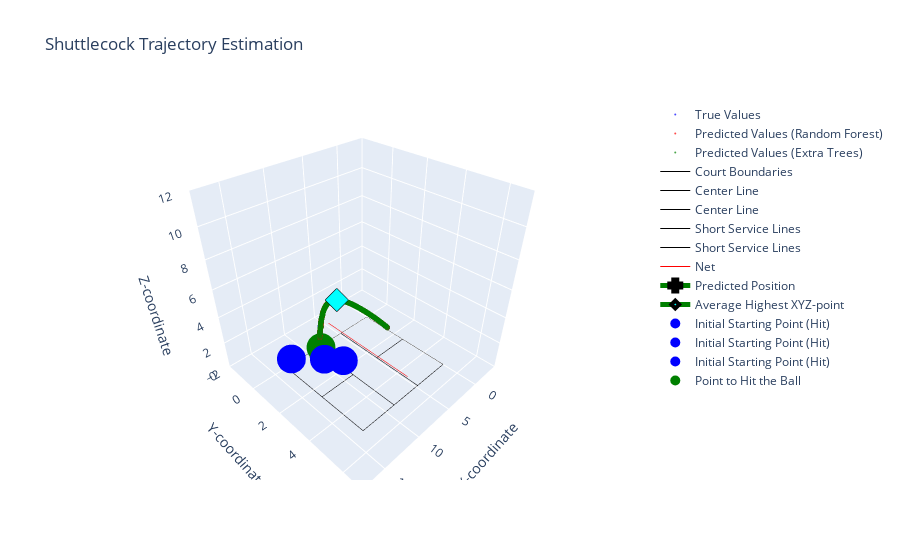

The cell this chart's notebook holds for it:
### Markdown cell above
### ROBOT - Shuttlecock Trajectory Estimation

### Code cell
import plotly.graph_objects as go
# Define court dimensions
court_length_x = 13.4
court_length_y = 5.18
court_height_skybox = 10
court_height_net = 1.55
court_length_centerline = 4.68

def is_point_within_court(x, y, z, court_length_x, court_length_y, court_height_skybox):
    """
    Check if a point is within the court boundaries.
    
    Args:
        x (float): X-coordinate of the point
        y (float): Y-coordinate of the point
        z (float): Z-coordinate of the point
        court_length_x (float): Length of the court along the X-axis
        court_length_y (float): Length of the court along the Y-axis
        court_height_skybox (float): Height of the court's skybox
    
    Returns:
        bool: True if the point is within the court boundaries, False otherwise
    """
    return 0 <= x <= court_length_x and 0 <= y <= court_length_y and 0 <= z <= court_height_skybox


# Create the 3D scatter plot
fig = go.Figure(data=[
    go.Scatter3d(
        x=y_actual_coords['SHUTTLECOCK POSITIION IN AIR(X) metres'],
        y=y_actual_coords['SHUTTLECOCK POSITIION IN AIR(Y) metres'],
        z=y_actual_coords['SHUTTLECOCK POSITIION IN AIR(Z) metres'],
        mode='markers',
        name='True Values',
        marker=dict(color='blue', size=2),
        opacity=0.7
    ),
    go.Scatter3d(
        x=predicted_trajectory_points_RT[:, 0],
        y=predicted_trajectory_points_RT[:, 1],
        z=predicted_trajectory_points_RT[:, 2],
        mode='markers',
        name='Predicted Values (Random Forest)',
        marker=dict(color='red', size=2),
        opacity=0.7
    ),
    go.Scatter3d(
        x=predicted_trajectory_points_ET[:, 0],
        y=predicted_trajectory_points_ET[:, 1],
        z=predicted_trajectory_points_ET[:, 2],
        mode='markers',
        name='Predicted Values (Extra Trees)',
        marker=dict(color='green', size=2),
        opacity=0.7
    ),
])

# Set plot title and axis labels
fig.update_layout(
    title='Shuttlecock Trajectory Estimation',
    scene=dict(
        xaxis_title='X-coordinate',
        yaxis_title='Y-coordinate',
        zaxis_title='Z-coordinate',
        xaxis=dict(range=[-4, 18]),  # Set the range for X-axis
        yaxis=dict(range=[-2, 7]),   # Set the range for Y-axis
        zaxis=dict(range=[0, 12]),  # Set the range for Z-axis
        aspectmode='manual',         # Set the aspect mode to manual for custom scaling
        aspectratio=dict(x=1, y=1, z=1)  # Set the aspect ratio for equal scaling of axes
    )
)

# Add court lines to the plot
fig.add_trace(go.Scatter3d(
    x=[0, court_length_x, court_length_x, 0, 0],
    y=[0, 0, court_length_y, court_length_y, 0],
    z=[0, 0, 0, 0, 0],
    mode='lines',
    name='Court Boundaries',
    line=dict(color='black', width=1)
))

fig.add_trace(go.Scatter3d(
    x=[0, court_length_centerline, court_length_centerline, 0, 0],
    y=[court_length_y / 2, court_length_y / 2, court_length_y / 2, court_length_y / 2, court_length_y / 2],
    z=[0, 0, 0, 0, 0],
    mode='lines',
    name='Center Line',
    line=dict(color='black', width=1)
))

fig.add_trace(go.Scatter3d(
    x=[court_length_x - court_length_centerline, court_length_x],
    y=[court_length_y / 2, court_length_y / 2],
    z=[0, 0, 0, 0, 0],
    mode='lines',
    name='Center Line',
    line=dict(color='black', width=1)
))

fig.add_trace(go.Scatter3d(
    x=[court_length_centerline + 0.04, court_length_centerline + 0.04],
    y=[0, court_length_y],
    z=[0, 0],
    mode='lines',
    name='Short Service Lines',
    line=dict(color='black', width=1)
))

fig.add_trace(go.Scatter3d(
    x=[court_length_x - court_length_centerline - 0.04, court_length_x - court_length_centerline - 0.04],
    y=[0, court_length_y],
    z=[0, 0],
    mode='lines',
    name='Short Service Lines',
    line=dict(color='black', width=1)
))

fig.add_trace(go.Scatter3d(
    x=[court_length_x / 2, court_length_x / 2],
    y=[0, court_length_y],
    z=[court_height_net, court_height_net],
    mode='lines',
    name='Net',
    line=dict(color='red', width=1)
))

# Initialize variables
all_within_court_RT = True
all_within_court_ET = True
highest_xyz_points_RT = []
highest_xyz_points_ET = []
highest_z_index_RT = np.argmax(predicted_trajectory_points_RT[:, 2])
highest_z_index_ET = np.argmax(predicted_trajectory_points_ET[:, 2])

# Check if all predicted values for the RT group are within the court
for point in predicted_trajectory_points_RT:
    x, y, z = point
    if not is_point_within_court(x, y, z, court_length_x, court_length_y, court_height_skybox):
        all_within_court_RT = False
        break

# Check if all predicted values for the ET group are within the court
for point in predicted_trajectory_points_ET:
    x, y, z = point
    if not is_point_within_court(x, y, z, court_length_x, court_length_y, court_height_skybox):
        all_within_court_ET = False
        break

color = "red"
predict = True
placeholder="Initial Starting Point (Miss)"
            
if not (all_within_court_RT and all_within_court_ET):
    color = "black"
    predict = False
    placeholder="Initial Starting Point (OUT)"
        
highest_xyz_points_RT = predicted_trajectory_points_RT[-1]
highest_xyz_point_RT = predicted_trajectory_points_RT[highest_z_index_RT]
highest_xyz_points_ET = predicted_trajectory_points_ET[-1]
highest_xyz_point_ET = predicted_trajectory_points_ET[highest_z_index_ET]
    
# Average out the predicted XYZ points
average_xyz = np.mean([highest_xyz_points_RT, highest_xyz_points_ET], axis=0)
# Average out the highest XYZ points
average_highest_xyz = np.mean([highest_xyz_point_RT, highest_xyz_point_ET], axis=0)

# Print the count
print("Is predicted Regression Tree (RT) within court: ", all_within_court_RT)
print("Is predicted Extra Tree (ET) within court: ", all_within_court_ET)
# Print the average XYZ values
print("Average XYZ of Estimated Shuttlecock Position:", average_xyz)

# Add the average predicted X, Y, and Z points to the graph
fig.add_trace(go.Scatter3d(
    x=[average_xyz[0]],
    y=[average_xyz[1]],
    z=[average_xyz[2]],
    mode='lines+markers',
    name='Predicted Position',
    line=dict(color="green", width=5),
    marker=dict(symbol="cross", size=10, color="cyan", line=dict(color="black", width=4)),
    opacity=1
))

# Add the average highest X, Y, and Z points to the graph
fig.add_trace(go.Scatter3d(
    x=[average_highest_xyz[0]],
    y=[average_highest_xyz[1]],
    z=[average_highest_xyz[2]],
    mode='lines+markers',
    name='Average Highest XYZ-point',
    line=dict(color="green", width=5),
    marker=dict(symbol="diamond", size=6, color="cyan", line=dict(color="black", width=4)),
    opacity=1
))

# Calculate the height of the badminton racket from the ground
badminton_height = (120 / 100) - (0.17/2)  # -> 0.17/2 assuming we want to hit it somewhere in the middle of the top quarter

# Calculate the length and width of the robot
robot_length = 20.4 / 100  # Convert length from cm to meters
robot_width = 23 / 100  # Convert width from cm to meters

# Define the range for the initial starting position
x_range = [0, 4.72]
y_range = [0, 5.18]

# Define number of random positions to test
no_of_random_pos = 3

for i in range(no_of_random_pos):
    # Generate random initial starting position within the specified range
    random_initial_x = random.uniform(x_range[0], x_range[1])
    random_initial_y = random.uniform(y_range[0], y_range[1])

    # Calculate the position where the dummy robot should move to
    robot_x = court_length_x - average_xyz[0] - robot_length - random_initial_x
    robot_y = court_length_y - average_xyz[1] - robot_width - random_initial_y

    # Calculate the distance traveled by the robot
    robot_distance = np.sqrt(robot_x ** 2 + robot_y ** 2)
    # Calculate the time required for the robot to move to the position
    robot_movement_time = robot_distance / 3
    if (all_within_court_RT and all_within_court_ET):
        print("Distance: {:.2f} meters in {:.2f} seconds".format(robot_distance, robot_movement_time))

    # Calculate the adjusted z-coordinate for hitting the shuttlecock
    robot_z = average_highest_xyz[2] - badminton_height

    # Check if the average highest XYZ-point is within the court and the robot can reach the position before the ball drops
    if (
        average_xyz[0] >= 0
        and average_xyz[0] <= court_length_x
        and average_xyz[1] >= 0
        and average_xyz[1] <= court_length_y
        and average_highest_xyz[2] >= 0
        and average_highest_xyz[2] <= court_height_skybox
        and robot_movement_time <= 1.5
        and robot_z >= 0
    ):
        # Add the initial starting point of the dummy robot to the graph
        fig.add_trace(
            go.Scatter3d(
                x=[court_length_x - random_initial_x],
                y=[court_length_y - random_initial_y],
                z=[badminton_height],
                mode="markers",
                name="Initial Starting Point (Hit)",
                marker=dict(color="blue", size=10),
                opacity=1,
            )
        )

        # Calculate the (x, y) difference
        x_difference = robot_x
        y_difference = robot_y
        
        if (all_within_court_RT and all_within_court_ET):
            print(f"X difference: {x_difference}")
            print(f"Y difference: {y_difference}")
            print(f"Time required: {robot_movement_time} seconds")
            print("Able to reach and hit on time")
    else:
        # Add the initial starting point of the dummy robot to the graph
        fig.add_trace(
            go.Scatter3d(
                x=[court_length_x - random_initial_x],
                y=[court_length_y - random_initial_y],
                z=[badminton_height],
                mode="markers",
                name=placeholder,
                marker=dict(color=color, size=10),
                opacity=0.3,
            )
        )
        
        if (all_within_court_RT and all_within_court_ET):
            if robot_movement_time > 1.5:
                print(f"X difference: {x_difference}")
                print(f"Y difference: {y_difference}")
                print(f"Time required: {robot_movement_time} seconds")
                print("Cannot reach on time")
            else:
                print("Cannot hit")

if (all_within_court_RT and all_within_court_ET):
    # Add the point where the dummy robot can hit the ball to the graph
    fig.add_trace(
        go.Scatter3d(
            x=[court_length_x - random_initial_x - robot_x],
            y=[court_length_y - random_initial_y - robot_y],
            z=[badminton_height],
            mode="markers",
            name="Point to Hit the Ball",
            marker=dict(color="green", size=10),
            opacity=1,
        )
)

# Show the 3D plot
fig.show()

# Save the plot as an HTML file
offline.plot(fig, filename='interactive_models/robot_pred_limited_reg.html')

### Figure 1 — Plotly figure (JSON) as saved in the notebook; plotly's stock layout.template omitted (floating-point values rounded to 4 significant figures)
{"data": [{"marker": {"color": "blue", "size": 2}, "mode": "markers", "name": "True Values", "opacity": 0.7, "type": "scatter3d", "x": [4.077, 4.153, 4.227, 4.302, 4.376, 4.451, 4.524, 4.595, 4.668, 4.737, 4.81, 4.882, 4.952, 5.021, 5.089, 5.157, 5.227, 5.293, 5.36, 5.427, 5.492, 5.557, 5.621, 5.687, 5.748, 5.814, 5.875, 5.938, 5.998, 6.059, 6.12, 6.181, 6.24, 6.297, 6.359, 6.415, 6.473, 6.529, 6.585, 6.641, 6.695, 6.751, 6.805, 6.859, 6.911, 6.964, 7.017, 7.069, 7.119, 7.17, 7.221, 7.267, 7.319, 7.367, 7.413, 7.461, 7.509, 7.554, 7.6, 7.645, 7.689, 7.734, 7.779, 7.822, 7.863, 7.906, 7.947, 7.988, 8.028, 8.069, 8.109, 8.146, 8.185, 8.224, 8.261, 8.295, 8.334, 8.369, 8.404, 8.438, 8.473, 8.508, 8.537, 8.571, 8.604, 8.634, 8.664, 8.695, 8.726, 8.755, 8.783, 8.811, 8.84, 8.868, 8.893, 8.92, 8.946, 8.971, 8.995, 9.02, 9.045, 9.064, 9.086, 9.112, 9.132, 9.154, 9.173, 9.19, 9.212, 9.231, 9.249, 9.267, 9.283, 9.3, 9.317, 9.332, 9.346, 9.361, 9.376, 9.39, 9.403, 9.416, 9.427, 9.437, 9.448, 9.459, 9.468, 9.478], "y": [2.966, 2.932, 2.899, 2.866, 2.833, 2.799, 2.767, 2.735, 2.702, 2.672, 2.639, 2.607, 2.576, 2.545, 2.515, 2.485, 2.454, 2.424, 2.394, 2.365, 2.336, 2.307, 2.278, 2.249, 2.222, 2.192, 2.165, 2.137, 2.11, 2.083, 2.056, 2.029, 2.003, 1.977, 1.95, 1.925, 1.899, 1.874, 1.849, 1.824, 1.8, 1.775, 1.751, 1.727, 1.704, 1.681, 1.657, 1.634, 1.611, 1.589, 1.566, 1.545, 1.522, 1.501, 1.48, 1.459, 1.438, 1.417, 1.397, 1.377, 1.357, 1.338, 1.317, 1.298, 1.28, 1.261, 1.243, 1.224, 1.207, 1.188, 1.171, 1.154, 1.137, 1.12, 1.103, 1.088, 1.07, 1.055, 1.039, 1.024, 1.008, 0.993, 0.9799, 0.965, 0.9502, 0.9366, 0.9235, 0.9095, 0.896, 0.883, 0.8703, 0.8582, 0.845, 0.8326, 0.8215, 0.8095, 0.798, 0.7867, 0.7759, 0.7649, 0.7537, 0.7454, 0.7355, 0.7239, 0.715, 0.7053, 0.697, 0.6892, 0.6797, 0.671, 0.6628, 0.6548, 0.6477, 0.6403, 0.6325, 0.6262, 0.6196, 0.613, 0.6064, 0.6001, 0.5943, 0.5888, 0.5836, 0.5792, 0.5745, 0.5697, 0.5655, 0.5612], "z": [2.663, 2.725, 2.789, 2.849, 2.903, 2.961, 3.017, 3.074, 3.13, 3.181, 3.234, 3.281, 3.332, 3.382, 3.429, 3.475, 3.521, 3.568, 3.611, 3.655, 3.696, 3.738, 3.778, 3.817, 3.855, 3.894, 3.93, 3.966, 4.003, 4.04, 4.074, 4.105, 4.139, 4.17, 4.2, 4.23, 4.26, 4.289, 4.316, 4.34, 4.368, 4.394, 4.416, 4.442, 4.463, 4.485, 4.506, 4.526, 4.544, 4.563, 4.581, 4.595, 4.611, 4.626, 4.637, 4.65, 4.662, 4.672, 4.68, 4.686, 4.695, 4.7, 4.704, 4.705, 4.707, 4.707, 4.707, 4.704, 4.701, 4.694, 4.69, 4.679, 4.669, 4.657, 4.643, 4.627, 4.611, 4.591, 4.572, 4.548, 4.525, 4.499, 4.468, 4.437, 4.405, 4.369, 4.335, 4.294, 4.251, 4.207, 4.161, 4.111, 4.059, 4.004, 3.948, 3.886, 3.824, 3.758, 3.688, 3.617, 3.54, 3.463, 3.381, 3.295, 3.209, 3.116, 3.019, 2.92, 2.816, 2.71, 2.597, 2.484, 2.367, 2.243, 2.115, 1.983, 1.849, 1.708, 1.564, 1.415, 1.261, 1.104, 0.9381, 0.7687, 0.5953, 0.4141, 0.2333, 0.04092]}, {"marker": {"color": "red", "size": 2}, "mode": "markers", "name": "Predicted Values (Random Forest)", "opacity": 0.7, "type": "scatter3d", "x": [4.077, 4.153, 4.227, 4.302, 4.376, 4.45, 4.524, 4.596, 4.669, 4.738, 4.811, 4.881, 4.952, 5.022, 5.091, 5.169, 5.221, 5.297, 5.367, 5.425, 5.491, 5.562, 5.623, 5.684, 5.754, 5.815, 5.868, 5.947, 6.001, 6.049, 6.122, 6.187, 6.236, 6.305, 6.359, 6.409, 6.481, 6.532, 6.588, 6.63, 6.697, 6.768, 6.8, 6.846, 6.916, 6.978, 7.008, 7.066, 7.117, 7.165, 7.221, 7.262, 7.316, 7.351, 7.427, 7.459, 7.512, 7.554, 7.605, 7.651, 7.695, 7.724, 7.77, 7.817, 7.863, 7.905, 7.953, 7.984, 8.016, 8.063, 8.097, 8.137, 8.176, 8.214, 8.259, 8.287, 8.324, 8.369, 8.406, 8.437, 8.466, 8.505, 8.537, 8.561, 8.591, 8.625, 8.66, 8.688, 8.734, 8.752, 8.769, 8.801, 8.842, 8.865, 8.893, 8.915, 8.942, 8.961, 8.989, 9.021, 9.035, 9.063, 9.085, 9.109, 9.129, 9.151, 9.171, 9.193, 9.209, 9.226, 9.241, 9.267, 9.281, 9.3, 9.317, 9.33, 9.347, 9.362, 9.376, 9.387, 9.403, 9.415, 9.426, 9.436, 9.449, 9.459, 9.469, 9.477], "y": [2.966, 2.929, 2.898, 2.864, 2.831, 2.803, 2.763, 2.733, 2.695, 2.669, 2.637, 2.605, 2.576, 2.533, 2.504, 2.479, 2.461, 2.423, 2.394, 2.369, 2.334, 2.304, 2.279, 2.257, 2.223, 2.197, 2.176, 2.143, 2.117, 2.091, 2.053, 2.024, 2.01, 1.975, 1.95, 1.924, 1.891, 1.873, 1.853, 1.83, 1.795, 1.76, 1.75, 1.734, 1.707, 1.679, 1.661, 1.634, 1.608, 1.582, 1.564, 1.546, 1.522, 1.514, 1.473, 1.458, 1.432, 1.405, 1.377, 1.356, 1.337, 1.326, 1.308, 1.291, 1.277, 1.264, 1.245, 1.234, 1.22, 1.191, 1.173, 1.151, 1.136, 1.118, 1.094, 1.082, 1.064, 1.049, 1.036, 1.023, 1.007, 0.991, 0.9778, 0.9687, 0.9545, 0.9322, 0.9183, 0.9033, 0.8826, 0.88, 0.8696, 0.855, 0.8453, 0.8305, 0.8211, 0.8104, 0.7939, 0.7856, 0.7674, 0.7686, 0.768, 0.7545, 0.7478, 0.727, 0.714, 0.6928, 0.6925, 0.6987, 0.6925, 0.6904, 0.703, 0.6628, 0.6504, 0.6344, 0.631, 0.6169, 0.6245, 0.6138, 0.6051, 0.5897, 0.5883, 0.5879, 0.585, 0.5825, 0.5661, 0.561, 0.5561, 0.5569], "z": [2.663, 2.725, 2.788, 2.848, 2.905, 2.963, 3.018, 3.074, 3.13, 3.18, 3.233, 3.283, 3.333, 3.382, 3.431, 3.483, 3.518, 3.57, 3.616, 3.653, 3.695, 3.74, 3.778, 3.815, 3.858, 3.895, 3.926, 3.973, 4.004, 4.032, 4.073, 4.108, 4.135, 4.172, 4.2, 4.226, 4.263, 4.288, 4.316, 4.336, 4.368, 4.4, 4.414, 4.435, 4.464, 4.49, 4.501, 4.524, 4.543, 4.56, 4.58, 4.593, 4.61, 4.62, 4.641, 4.649, 4.661, 4.67, 4.68, 4.687, 4.694, 4.697, 4.701, 4.703, 4.705, 4.705, 4.704, 4.702, 4.699, 4.692, 4.687, 4.679, 4.668, 4.657, 4.641, 4.63, 4.613, 4.589, 4.567, 4.547, 4.527, 4.495, 4.468, 4.445, 4.414, 4.377, 4.336, 4.3, 4.236, 4.21, 4.182, 4.128, 4.053, 4.008, 3.947, 3.896, 3.83, 3.782, 3.702, 3.609, 3.566, 3.467, 3.387, 3.299, 3.222, 3.123, 3.027, 2.911, 2.826, 2.737, 2.645, 2.485, 2.385, 2.241, 2.118, 1.994, 1.845, 1.703, 1.562, 1.441, 1.259, 1.106, 0.9465, 0.7934, 0.5933, 0.4082, 0.221, 0.06205]}, {"marker": {"color": "green", "size": 2}, "mode": "markers", "name": "Predicted Values (Extra Trees)", "opacity": 0.7, "type": "scatter3d", "x": [4.077, 4.153, 4.227, 4.302, 4.376, 4.45, 4.524, 4.595, 4.668, 4.737, 4.81, 4.882, 4.952, 5.021, 5.089, 5.158, 5.227, 5.293, 5.36, 5.427, 5.492, 5.557, 5.621, 5.687, 5.748, 5.814, 5.875, 5.938, 5.998, 6.059, 6.124, 6.181, 6.24, 6.297, 6.359, 6.414, 6.473, 6.529, 6.585, 6.641, 6.695, 6.751, 6.805, 6.859, 6.911, 6.964, 7.017, 7.069, 7.119, 7.17, 7.221, 7.267, 7.319, 7.367, 7.413, 7.45, 7.509, 7.554, 7.599, 7.645, 7.689, 7.734, 7.779, 7.822, 7.863, 7.906, 7.947, 7.988, 8.028, 8.063, 8.109, 8.146, 8.184, 8.224, 8.261, 8.295, 8.334, 8.369, 8.404, 8.438, 8.473, 8.508, 8.537, 8.571, 8.604, 8.637, 8.664, 8.696, 8.726, 8.755, 8.783, 8.812, 8.84, 8.868, 8.893, 8.92, 8.946, 8.971, 8.994, 9.02, 9.037, 9.064, 9.086, 9.112, 9.132, 9.154, 9.173, 9.19, 9.212, 9.231, 9.248, 9.267, 9.283, 9.304, 9.317, 9.332, 9.346, 9.361, 9.376, 9.39, 9.403, 9.416, 9.427, 9.437, 9.448, 9.46, 9.468, 9.478], "y": [2.966, 2.932, 2.899, 2.866, 2.833, 2.801, 2.767, 2.735, 2.702, 2.672, 2.639, 2.607, 2.576, 2.544, 2.517, 2.483, 2.454, 2.424, 2.394, 2.365, 2.333, 2.307, 2.278, 2.249, 2.222, 2.192, 2.165, 2.137, 2.11, 2.083, 2.047, 2.029, 2.003, 1.977, 1.95, 1.92, 1.899, 1.874, 1.849, 1.824, 1.8, 1.775, 1.751, 1.727, 1.704, 1.681, 1.657, 1.634, 1.611, 1.589, 1.566, 1.545, 1.522, 1.501, 1.48, 1.47, 1.438, 1.417, 1.396, 1.377, 1.357, 1.338, 1.317, 1.298, 1.28, 1.261, 1.243, 1.224, 1.207, 1.193, 1.171, 1.154, 1.133, 1.12, 1.103, 1.088, 1.07, 1.055, 1.039, 1.024, 1.008, 0.993, 0.9799, 0.965, 0.9502, 0.9327, 0.9235, 0.9139, 0.896, 0.883, 0.8703, 0.8566, 0.845, 0.8326, 0.8215, 0.8095, 0.798, 0.7867, 0.7763, 0.7649, 0.772, 0.7454, 0.7355, 0.7239, 0.715, 0.7053, 0.697, 0.6892, 0.6797, 0.671, 0.7036, 0.6548, 0.6403, 0.6376, 0.6325, 0.6262, 0.6196, 0.613, 0.6064, 0.6001, 0.5943, 0.5888, 0.5836, 0.5792, 0.5745, 0.5581, 0.5655, 0.5612], "z": [2.663, 2.724, 2.789, 2.849, 2.903, 2.962, 3.017, 3.074, 3.13, 3.181, 3.234, 3.281, 3.332, 3.382, 3.43, 3.476, 3.521, 3.568, 3.611, 3.655, 3.696, 3.738, 3.778, 3.817, 3.855, 3.894, 3.93, 3.966, 4.003, 4.04, 4.073, 4.105, 4.139, 4.17, 4.2, 4.229, 4.26, 4.289, 4.316, 4.34, 4.368, 4.394, 4.416, 4.442, 4.463, 4.485, 4.506, 4.526, 4.544, 4.563, 4.581, 4.595, 4.611, 4.626, 4.637, 4.647, 4.662, 4.672, 4.679, 4.686, 4.695, 4.7, 4.704, 4.705, 4.707, 4.707, 4.707, 4.704, 4.701, 4.696, 4.69, 4.679, 4.668, 4.657, 4.643, 4.627, 4.611, 4.591, 4.572, 4.548, 4.525, 4.499, 4.468, 4.437, 4.405, 4.367, 4.335, 4.291, 4.251, 4.207, 4.161, 4.11, 4.059, 4.004, 3.948, 3.886, 3.824, 3.758, 3.692, 3.617, 3.56, 3.463, 3.381, 3.295, 3.209, 3.116, 3.019, 2.92, 2.816, 2.71, 2.601, 2.484, 2.363, 2.213, 2.115, 1.983, 1.849, 1.708, 1.564, 1.415, 1.261, 1.104, 0.9381, 0.7687, 0.5953, 0.4065, 0.2333, 0.04092]}, {"line": {"color": "black", "width": 1}, "mode": "lines", "name": "Court Boundaries", "type": "scatter3d", "x": [0, 13.4, 13.4, 0, 0], "y": [0, 0, 5.18, 5.18, 0], "z": [0, 0, 0, 0, 0]}, {"line": {"color": "black", "width": 1}, "mode": "lines", "name": "Center Line", "type": "scatter3d", "x": [0, 4.68, 4.68, 0, 0], "y": [2.59, 2.59, 2.59, 2.59, 2.59], "z": [0, 0, 0, 0, 0]}, {"line": {"color": "black", "width": 1}, "mode": "lines", "name": "Center Line", "type": "scatter3d", "x": [8.72, 13.4], "y": [2.59, 2.59], "z": [0, 0, 0, 0, 0]}, {"line": {"color": "black", "width": 1}, "mode": "lines", "name": "Short Service Lines", "type": "scatter3d", "x": [4.72, 4.72], "y": [0, 5.18], "z": [0, 0]}, {"line": {"color": "black", "width": 1}, "mode": "lines", "name": "Short Service Lines", "type": "scatter3d", "x": [8.68, 8.68], "y": [0, 5.18], "z": [0, 0]}, {"line": {"color": "red", "width": 1}, "mode": "lines", "name": "Net", "type": "scatter3d", "x": [6.7, 6.7], "y": [0, 5.18], "z": [1.55, 1.55]}, {"line": {"color": "green", "width": 5}, "marker": {"color": "cyan", "line": {"color": "black", "width": 4}, "size": 10, "symbol": "cross"}, "mode": "lines+markers", "name": "Predicted Position", "opacity": 1, "type": "scatter3d", "x": [9.477], "y": [0.5591], "z": [0.05148]}, {"line": {"color": "green", "width": 5}, "marker": {"color": "cyan", "line": {"color": "black", "width": 4}, "size": 6, "symbol": "diamond"}, "mode": "lines+markers", "name": "Average Highest XYZ-point", "opacity": 1, "type": "scatter3d", "x": [7.906], "y": [1.262], "z": [4.706]}, {"marker": {"color": "blue", "size": 10}, "mode": "markers", "name": "Initial Starting Point (Hit)", "opacity": 1, "type": "scatter3d", "x": [13.31], "y": [0.4084], "z": [1.115]}, {"marker": {"color": "blue", "size": 10}, "mode": "markers", "name": "Initial Starting Point (Hit)", "opacity": 1, "type": "scatter3d", "x": [9.331], "y": [2.198], "z": [1.115]}, {"marker": {"color": "blue", "size": 10}, "mode": "markers", "name": "Initial Starting Point (Hit)", "opacity": 1, "type": "scatter3d", "x": [10.69], "y": [1.505], "z": [1.115]}, {"marker": {"color": "green", "size": 10}, "mode": "markers", "name": "Point to Hit the Ball", "opacity": 1, "type": "scatter3d", "x": [9.681], "y": [0.7891], "z": [1.115]}], "layout": {"scene": {"aspectmode": "manual", "aspectratio": {"x": 1, "y": 1, "z": 1}, "xaxis": {"range": [-4, 18], "title": {"text": "X-coordinate"}}, "yaxis": {"range": [-2, 7], "title": {"text": "Y-coordinate"}}, "zaxis": {"range": [0, 12], "title": {"text": "Z-coordinate"}}}, "title": {"text": "Shuttlecock Trajectory Estimation"}}}
